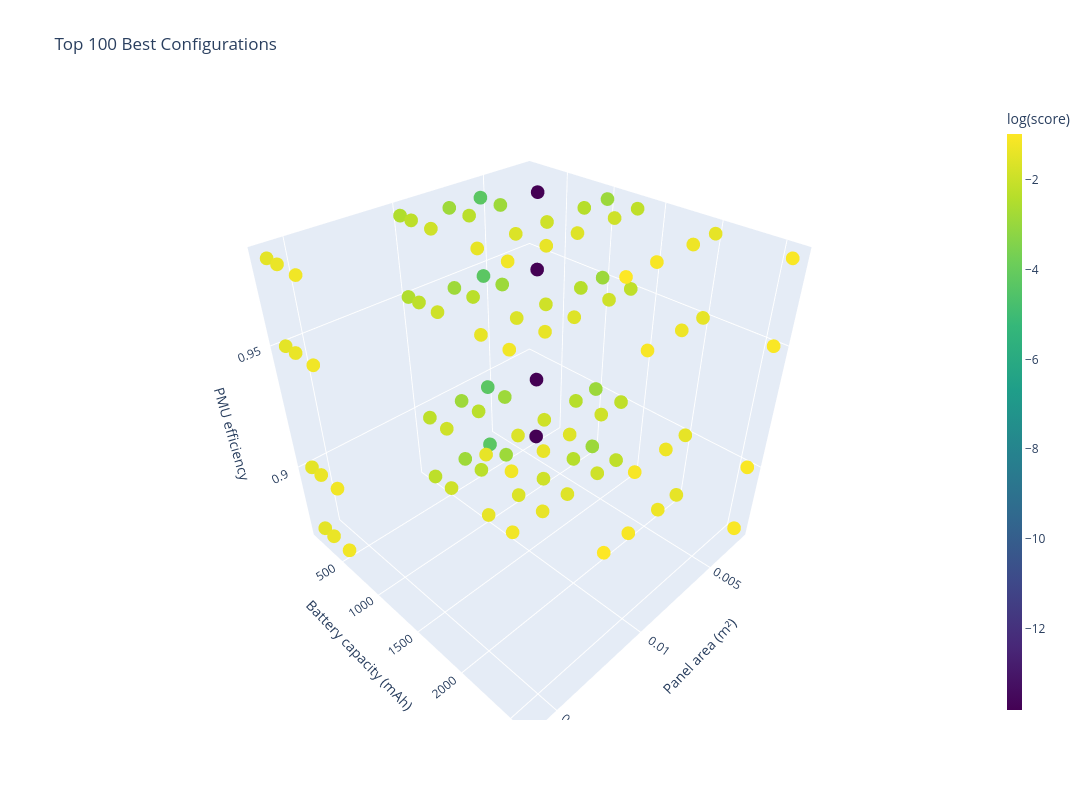

The notebook cell this image was saved under:
### Markdown cell above
## C10. plot_best_configurations

### Code cell
# --- C10: interactive 3D scatter of best configurations (log-colored score) ---

import plotly.express as px

def plot_best_configurations_interactive(summary_df, top_n=50):
    """
    Interactive 3D scatter plot of the top-N best configurations.
    Color scale is log-transformed to highlight the best configurations.
    """

    # Select best configurations without failures
    best = summary_df.nsmallest(top_n, "score").copy()

    # Logarithmic transformation of the score for coloring
    # Shift so that the minimum score is positive
    best["score_shifted"] = best["score"] - best["score"].min() + 1e-6
    best["score_log"] = np.log(best["score_shifted"])

    fig = px.scatter_3d(
        best,
        x="panel_area_m2",
        y="C_batt_mAh",
        z="eta_PMU",
        color="score_log",                  # logarithmic color scale
        color_continuous_scale="Viridis",
        size_max=12,
        hover_data={
            "panel_area_m2": True,
            "C_batt_mAh": True,
            "eta_PMU": True,
            "autonomy_hours": True,
            "failure_hours": True,
            "score": True,
            "score_log": True
        },
        title=f"Top {top_n} Best Configurations"
    )

    fig.update_layout(
        width=1200,
        height=800,
        scene=dict(
            xaxis_title="Panel area (m²)",
            yaxis_title="Battery capacity (mAh)",
            zaxis_title="PMU efficiency"
        ),
        coloraxis_colorbar=dict(
            title="log(score)",
            thickness=15
        )
    )

    fig.show()


plot_best_configurations_interactive(summary, top_n=100)

### Figure 1 — Plotly figure (JSON) as saved in the notebook; plotly's stock layout.template omitted (floating-point values rounded to 4 significant figures; data arrays with more than 128 entries replaced by an {"elided": "..."} marker saying what was removed)
{"data": [{"customdata": {"elided": "100x4 float values"}, "hovertemplate": "panel_area_m2=%{x}<br>C_batt_mAh=%{y}<br>eta_PMU=%{z}<br>autonomy_hours=%{customdata[0]}<br>failure_hours=%{customdata[1]}<br>score=%{customdata[2]}<br>score_log=%{marker.color}<extra></extra>", "legendgroup": "", "marker": {"color": [-13.82, -13.82, -13.82, -13.82, -4.301, -4.301, -4.301, -4.301, -2.891, -2.891, -2.891, -2.891, -2.875, -2.875, -2.875, -2.875, -2.857, -2.857, -2.857, -2.857, -2.496, -2.496, -2.374, -2.374, -2.374, -2.374, -2.3, -2.3, -2.3, -2.3, -2.23, -2.23, -2.23, -2.23, -2.195, -2.195, -2.195, -2.195, -1.904, -1.904, -1.904, -1.904, -1.9, -1.9, -1.9, -1.9, -1.895, -1.895, -1.895, -1.895, -1.643, -1.643, -1.643, -1.643, -1.583, -1.583, -1.583, -1.583, -1.458, -1.458, -1.458, -1.458, -1.42, -1.42, -1.42, -1.42, -1.413, -1.413, -1.413, -1.413, -1.389, -1.389, -1.389, -1.389, -1.355, -1.355, -1.355, -1.355, -1.275, -1.275, -1.275, -1.275, -1.206, -1.206, -1.206, -1.206, -1.201, -1.201, -1.201, -1.201, -1.091, -1.091, -1.091, -1.091, -1.04, -1.04, -1.04, -1.04, -0.9687, -0.9687], "coloraxis": "coloraxis", "symbol": "circle"}, "mode": "markers", "name": "", "scene": "scene", "showlegend": false, "type": "scatter3d", "x": [0.004, 0.004, 0.004, 0.004, 0.00625, 0.00625, 0.00625, 0.00625, 0.0025, 0.0025, 0.0025, 0.0025, 0.00625, 0.00625, 0.00625, 0.00625, 0.008, 0.008, 0.008, 0.008, 0.01, 0.01, 0.004, 0.004, 0.004, 0.004, 0.008, 0.008, 0.008, 0.008, 0.01, 0.01, 0.01, 0.01, 0.0025, 0.0025, 0.0025, 0.0025, 0.004, 0.004, 0.004, 0.004, 0.00625, 0.00625, 0.00625, 0.00625, 0.01, 0.01, 0.01, 0.01, 0.008, 0.008, 0.008, 0.008, 0.00625, 0.00625, 0.00625, 0.00625, 0.016, 0.016, 0.016, 0.016, 0.0025, 0.0025, 0.0025, 0.0025, 0.01, 0.01, 0.01, 0.01, 0.008, 0.008, 0.008, 0.008, 0.016, 0.016, 0.016, 0.016, 0.004, 0.004, 0.004, 0.004, 0.01, 0.01, 0.01, 0.01, 0.016, 0.016, 0.016, 0.016, 0.00625, 0.00625, 0.00625, 0.00625, 0.0025, 0.0025, 0.0025, 0.0025, 0.008, 0.008], "y": [500, 500, 500, 500, 270, 270, 270, 270, 1000, 1000, 1000, 1000, 500, 500, 500, 500, 270, 270, 270, 270, 135, 135, 1000, 1000, 1000, 1000, 500, 500, 500, 500, 270, 270, 270, 270, 1300, 1300, 1300, 1300, 1300, 1300, 1300, 1300, 1000, 1000, 1000, 1000, 500, 500, 500, 500, 1000, 1000, 1000, 1000, 1300, 1300, 1300, 1300, 135, 135, 135, 135, 2000, 2000, 2000, 2000, 1000, 1000, 1000, 1000, 1300, 1300, 1300, 1300, 270, 270, 270, 270, 2000, 2000, 2000, 2000, 1300, 1300, 1300, 1300, 500, 500, 500, 500, 2000, 2000, 2000, 2000, 2600, 2600, 2600, 2600, 2000, 2000], "z": [0.95, 0.87, 0.9, 0.98, 0.98, 0.95, 0.87, 0.9, 0.9, 0.98, 0.95, 0.87, 0.87, 0.98, 0.95, 0.9, 0.98, 0.87, 0.9, 0.95, 0.98, 0.95, 0.98, 0.87, 0.9, 0.95, 0.95, 0.87, 0.98, 0.9, 0.9, 0.87, 0.98, 0.95, 0.9, 0.87, 0.95, 0.98, 0.98, 0.87, 0.95, 0.9, 0.87, 0.98, 0.95, 0.9, 0.95, 0.9, 0.87, 0.98, 0.9, 0.87, 0.98, 0.95, 0.95, 0.98, 0.9, 0.87, 0.9, 0.87, 0.95, 0.98, 0.87, 0.9, 0.98, 0.95, 0.87, 0.9, 0.98, 0.95, 0.9, 0.87, 0.95, 0.98, 0.95, 0.9, 0.87, 0.98, 0.98, 0.95, 0.9, 0.87, 0.98, 0.95, 0.9, 0.87, 0.87, 0.9, 0.95, 0.98, 0.98, 0.95, 0.9, 0.87, 0.87, 0.9, 0.98, 0.95, 0.87, 0.98]}], "layout": {"coloraxis": {"colorbar": {"thickness": 15, "title": {"text": "log(score)"}}, "colorscale": [[0, "#440154"], [0.1111, "#482878"], [0.2222, "#3e4989"], [0.3333, "#31688e"], [0.4444, "#26828e"], [0.5556, "#1f9e89"], [0.6667, "#35b779"], [0.7778, "#6ece58"], [0.8889, "#b5de2b"], [1, "#fde725"]]}, "height": 800, "legend": {"tracegroupgap": 0}, "scene": {"domain": {"x": [0, 1], "y": [0, 1]}, "xaxis": {"title": {"text": "Panel area (m²)"}}, "yaxis": {"title": {"text": "Battery capacity (mAh)"}}, "zaxis": {"title": {"text": "PMU efficiency"}}}, "title": {"text": "Top 100 Best Configurations"}, "width": 1200}}
